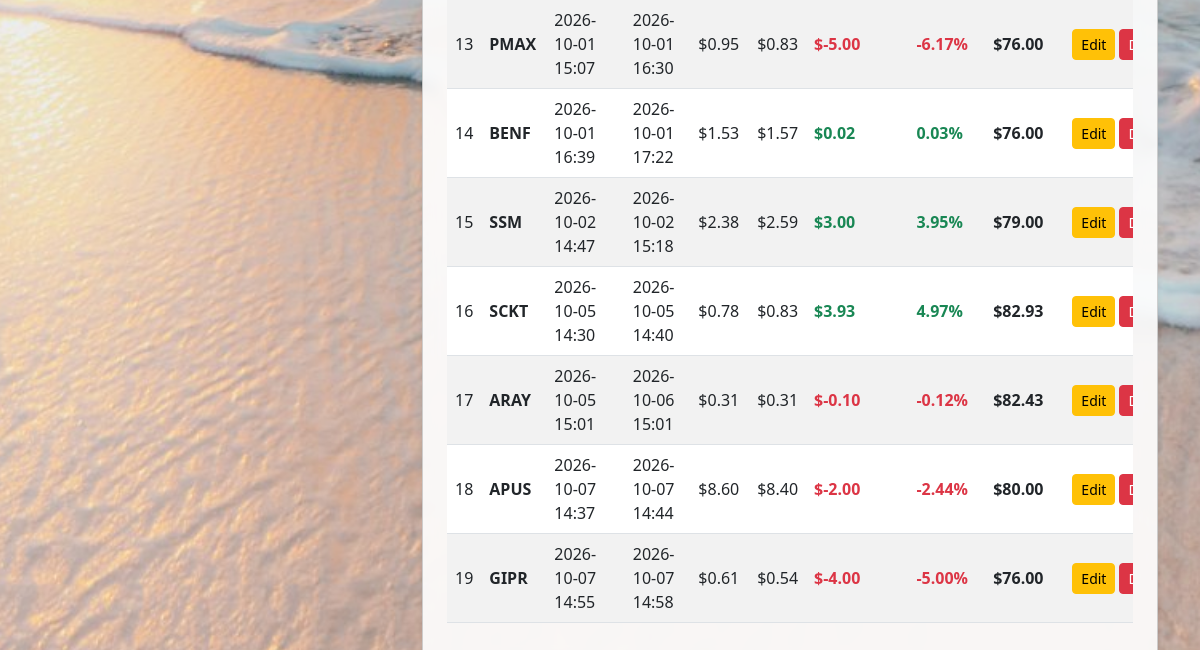
/ibkr (lower part), run on an earlier commit of the app's database.
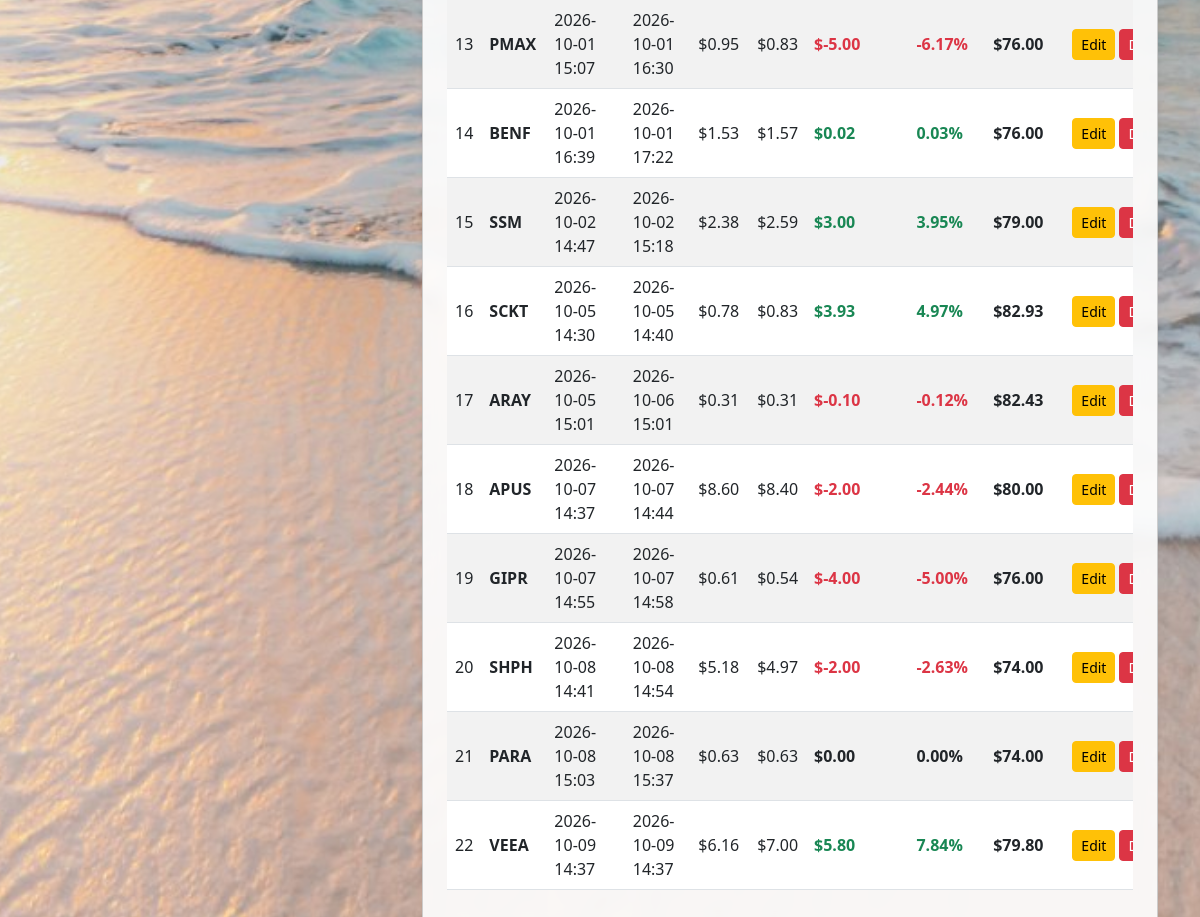
And on a later commit of the database.
### flask_app.py (models this page shows)
class IBKRTrade(db.Model):
    id = db.Column(db.Integer, primary_key=True)
    ticker = db.Column(db.String(20), nullable=False)
    time_entered = db.Column(db.String(50), nullable=False)
    time_exited = db.Column(db.String(50), nullable=False)
    entry_price = db.Column(db.Float, nullable=False, default=0.0)
    exit_price = db.Column(db.Float, nullable=False, default=0.0)
    pnl = db.Column(db.Float, nullable=False, default=0.0)
    balance = db.Column(db.Float, nullable=False, default=0.0)
    timestamp = db.Column(db.DateTime, default=datetime.utcnow)

### flask_app.py (the view, shortened to what this page needs)
@app.route('/ibkr', methods=['GET', 'POST'])
def ibkr_trades():
    all_ibkr_trades = IBKRTrade.query.order_by(IBKRTrade.id.asc()).all()
    return render_template('ibkr.html', trades=all_ibkr_trades)

### flask_app.py (called while the page is built)
def get_active_account():
    try:
        account = db.session.get(Account, int(request.cookies.get('account_id', '')))
    except ValueError:
        account = None
    return account or Account.query.order_by(Account.id.asc()).first()

@app.context_processor
def inject_accounts():
    return {
        'accounts': Account.query.order_by(Account.id.asc()).all(),
        'active_account': get_active_account(),
        'account_summary': account_summary,
    }

### templates/ibkr.html (shortened to what this page needs)
<!DOCTYPE html>
<html lang="en">
<head>
    <link href="https://cdn.jsdelivr.net/npm/bootstrap@5.3.0/dist/css/bootstrap.min.css" rel="stylesheet">
</head>
<body class="wallpaper-bg">
    <div class="container py-3">
        <div class="row g-4">
            <div class="col-lg-4">
            </div>
            <div class="col-lg-8">
                <div class="card shadow-sm p-4">
                    <div class="table-responsive">
                        <table class="table table-striped table-hover align-middle">
                            <tbody>
                                {% for trade in trades %}
                                {% set starting_balance = trade.balance - trade.pnl %}
                                {% set pct = (trade.pnl / starting_balance * 100) if starting_balance > 0 else 0 %}
                                <tr>
                                    <td>{{ trade.id }}</td>
                                    <td><strong>{{ trade.ticker }}</strong></td>
                                    <td>{{ trade.time_entered.replace('T', ' ') }}</td>
                                    <td>{{ trade.time_exited.replace('T', ' ') }}</td>
                                    <td>${{ "%.2f"|format(trade.entry_price) }}</td>
                                    <td>${{ "%.2f"|format(trade.exit_price) }}</td>
                                    <td>
                                        <span class="fw-bold {{ 'text-success' if trade.pnl > 0 else ('text-danger' if trade.pnl < 0 else '') }}">
                                            ${{ "%.2f"|format(trade.pnl) }}
                                        </span>
                                    </td>
                                    <td>
                                        <span class="fw-bold {{ 'text-success' if pct > 0 else ('text-danger' if pct < 0 else '') }}">
                                            {{ "%.2f"|format(pct) }}%
                                        </span>
                                    </td>
                                    <td>
                                        <span class="fw-bold">
                                            ${{ "%.2f"|format(trade.balance) }}
                                        </span>
                                    </td>
                                    <td>
                                        <div class="d-flex gap-1">
                                            <a href="/ibkr/edit/{{ trade.id }}" class="btn btn-sm btn-warning">Edit</a>
                                            <form action="/ibkr/delete/{{ trade.id }}" method="POST" onsubmit="return confirm('Delete this IBKR trade?');">
                                                <button type="submit" class="btn btn-sm btn-danger">Delete</button>
                                            </form>
                                        </div>
                                    </td>
                                </tr>
                                {% else %}
                                <tr>
                                    <td colspan="10" class="text-center text-muted py-4">No IBKR trades logged yet.</td>
                                </tr>
                                {% endfor %}
                            </tbody>
                        </table>
                    </div>
                </div>
            </div>
        </div>
    </div>
</body>
</html>

What changed in the data, as far as the page shows it:
added IBKRTrade: id "20", ticker "SHPH", time_entered.replace "2026-10-08 14:41", time_exited.replace "2026-10-08 14:54", entry_price "5.18", exit_price "4.97", pnl "-2.00", pct "-2.63", balance "74.00"
added IBKRTrade: id "21", ticker "PARA", time_entered.replace "2026-10-08 15:03", time_exited.replace "2026-10-08 15:37", entry_price "0.63", exit_price "0.63", pnl "0.00", balance "74.00"
added IBKRTrade: id "22", ticker "VEEA", time_entered.replace "2026-10-09 14:37", time_exited.replace "2026-10-09 14:37", entry_price "6.16", exit_price "7.00", pnl "5.80", pct "7.84", balance "79.80"
